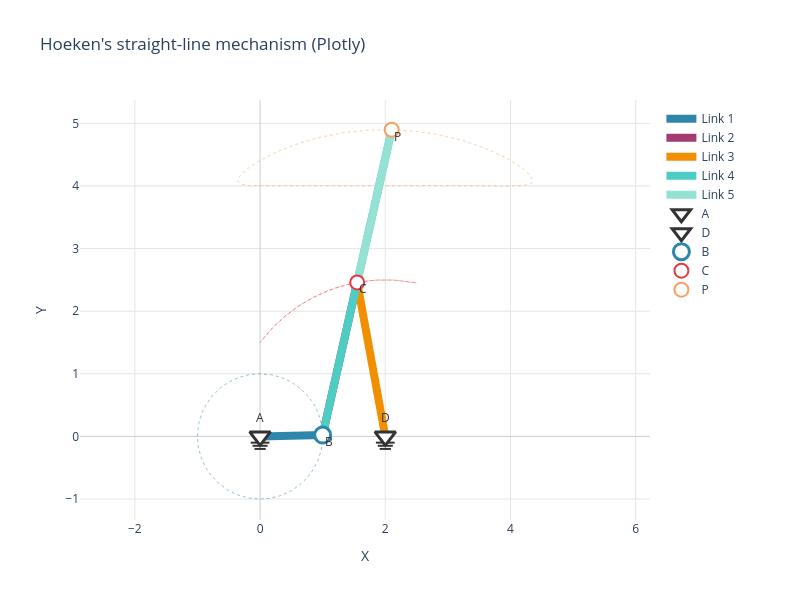

Notebook code for this chart:
### Markdown cell above
## 5. Interactive Plotly Visualization

`plot_linkage_plotly` accepts the modern components API directly, including
the coupler point P. Hover over joints and click-drag to explore.

### Code cell
from pylinkage.visualizer import plot_linkage_plotly

# plot_linkage_plotly works with the modern components API directly
hoeken.rebuild()
fig = plot_linkage_plotly(hoeken)
fig.update_layout(title="Hoeken's straight-line mechanism (Plotly)")
fig.show()

### Figure 1 — Plotly figure (JSON) as saved in the notebook; plotly's stock layout.template omitted (floating-point values rounded to 4 significant figures; data arrays with more than 128 entries replaced by an {"elided": "..."} marker saying what was removed)
{"data": [{"hoverinfo": "skip", "line": {"color": "#333333", "dash": "dot", "width": 1}, "mode": "lines", "name": "A path", "opacity": 0.5, "showlegend": false, "type": "scatter", "x": {"elided": "300 int values"}, "y": {"elided": "300 int values"}}, {"hoverinfo": "skip", "line": {"color": "#333333", "dash": "dot", "width": 1}, "mode": "lines", "name": "D path", "opacity": 0.5, "showlegend": false, "type": "scatter", "x": {"elided": "300 int values"}, "y": {"elided": "300 int values"}}, {"hoverinfo": "skip", "line": {"color": "#2E86AB", "dash": "dot", "width": 1}, "mode": "lines", "name": "B path", "opacity": 0.5, "showlegend": false, "type": "scatter", "x": {"elided": "300 float values"}, "y": {"elided": "300 float values"}}, {"hoverinfo": "skip", "line": {"color": "#E63946", "dash": "dot", "width": 1}, "mode": "lines", "name": "C path", "opacity": 0.5, "showlegend": false, "type": "scatter", "x": {"elided": "300 float values"}, "y": {"elided": "300 float values"}}, {"hoverinfo": "skip", "line": {"color": "#F4A261", "dash": "dot", "width": 1}, "mode": "lines", "name": "P path", "opacity": 0.5, "showlegend": false, "type": "scatter", "x": {"elided": "300 float values"}, "y": {"elided": "300 float values"}}, {"hoverinfo": "name", "line": {"color": "#2E86AB", "width": 8}, "mode": "lines", "name": "Link 1", "type": "scatter", "x": [0, 0.9998], "y": [0, 0.02094]}, {"hoverinfo": "name", "line": {"color": "#A23B72", "width": 8}, "mode": "lines", "name": "Link 2", "type": "scatter", "x": [0.9998, 1.551], "y": [0.02094, 2.459]}, {"hoverinfo": "name", "line": {"color": "#F18F01", "width": 8}, "mode": "lines", "name": "Link 3", "type": "scatter", "x": [2, 1.551], "y": [0, 2.459]}, {"hoverinfo": "name", "line": {"color": "#4ECDC4", "width": 8}, "mode": "lines", "name": "Link 4", "type": "scatter", "x": [0.9998, 2.103], "y": [0.02094, 4.898]}, {"hoverinfo": "name", "line": {"color": "#95E1D3", "width": 8}, "mode": "lines", "name": "Link 5", "type": "scatter", "x": [1.551, 2.103], "y": [2.459, 4.898]}, {"hoverinfo": "skip", "line": {"color": "#333333", "width": 2}, "mode": "lines", "showlegend": false, "type": "scatter", "x": [-0.15, 0.15], "y": [-0.1, -0.1]}, {"hoverinfo": "skip", "line": {"color": "#333333", "width": 2}, "mode": "lines", "showlegend": false, "type": "scatter", "x": [-0.12, 0.12], "y": [-0.15, -0.15]}, {"hoverinfo": "skip", "line": {"color": "#333333", "width": 2}, "mode": "lines", "showlegend": false, "type": "scatter", "x": [-0.09, 0.09], "y": [-0.2, -0.2]}, {"hoverinfo": "skip", "line": {"color": "#333333", "width": 2}, "mode": "lines", "showlegend": false, "type": "scatter", "x": [1.85, 2.15], "y": [-0.1, -0.1]}, {"hoverinfo": "skip", "line": {"color": "#333333", "width": 2}, "mode": "lines", "showlegend": false, "type": "scatter", "x": [1.88, 2.12], "y": [-0.15, -0.15]}, {"hoverinfo": "skip", "line": {"color": "#333333", "width": 2}, "mode": "lines", "showlegend": false, "type": "scatter", "x": [1.91, 2.09], "y": [-0.2, -0.2]}, {"hovertemplate": "<b>A</b><br>x: 0.000<br>y: 0.000<extra></extra>", "marker": {"color": "white", "line": {"color": "#333333", "width": 3}, "size": 18, "symbol": "triangle-down"}, "mode": "markers", "name": "A", "type": "scatter", "x": [0], "y": [0]}, {"hovertemplate": "<b>D</b><br>x: 2.000<br>y: 0.000<extra></extra>", "marker": {"color": "white", "line": {"color": "#333333", "width": 3}, "size": 18, "symbol": "triangle-down"}, "mode": "markers", "name": "D", "type": "scatter", "x": [2], "y": [0]}, {"hovertemplate": "<b>B</b><br>x: 1.000<br>y: 0.021<extra></extra>", "marker": {"color": "white", "line": {"color": "#2E86AB", "width": 3}, "size": 16, "symbol": "circle"}, "mode": "markers", "name": "B", "type": "scatter", "x": [0.9998], "y": [0.02094]}, {"hovertemplate": "<b>C</b><br>x: 1.551<br>y: 2.459<extra></extra>", "marker": {"color": "white", "line": {"color": "#E63946", "width": 2}, "size": 14, "symbol": "circle"}, "mode": "markers", "name": "C", "type": "scatter", "x": [1.551], "y": [2.459]}, {"hovertemplate": "<b>P</b><br>x: 2.103<br>y: 4.898<extra></extra>", "marker": {"color": "white", "line": {"color": "#F4A261", "width": 2}, "size": 14, "symbol": "circle"}, "mode": "markers", "name": "P", "type": "scatter", "x": [2.103], "y": [4.898]}], "layout": {"annotations": [{"font": {"color": "#333", "size": 12}, "showarrow": false, "text": "A", "x": 0, "y": 0.3}, {"font": {"color": "#333", "size": 12}, "showarrow": false, "text": "D", "x": 2, "y": 0.3}, {"font": {"color": "#333", "size": 12}, "showarrow": false, "text": "B", "x": 1.1, "y": -0.07906}, {"font": {"color": "#333", "size": 12}, "showarrow": false, "text": "C", "x": 1.651, "y": 2.359}, {"font": {"color": "#333", "size": 12}, "showarrow": false, "text": "P", "x": 2.203, "y": 4.798}], "height": 600, "legend": {"x": 1.02, "xanchor": "left", "y": 0.99, "yanchor": "top"}, "margin": {"r": 150}, "paper_bgcolor": "white", "plot_bgcolor": "white", "showlegend": true, "title": {"text": "Hoeken's straight-line mechanism (Plotly)"}, "width": 800, "xaxis": {"gridcolor": "#E5E5E5", "gridwidth": 1, "scaleanchor": "y", "scaleratio": 1, "showgrid": true, "title": {"text": "X"}, "zeroline": true, "zerolinecolor": "#CCCCCC", "zerolinewidth": 1}, "yaxis": {"gridcolor": "#E5E5E5", "gridwidth": 1, "showgrid": true, "title": {"text": "Y"}, "zeroline": true, "zerolinecolor": "#CCCCCC", "zerolinewidth": 1}}}
